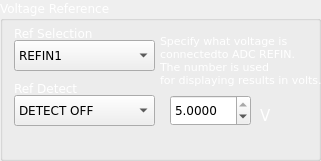
  <widget class="QGroupBox" name="groupBox_62">
   <property name="geometry">
    <rect>
     <x>10</x>
     <y>280</y>
     <width>321</width>
     <height>161</height>
    </rect>
   </property>
   <property name="palette">
    <palette>
     <active>
      <colorrole role="WindowText">
       <brush brushstyle="SolidPattern">
        <color alpha="255">
         <red>255</red>
         <green>255</green>
         <blue>255</blue>
        </color>
       </brush>
      </colorrole>
      <colorrole role="Text">
       <brush brushstyle="SolidPattern">
        <color alpha="255">
         <red>255</red>
         <green>255</green>
         <blue>255</blue>
        </color>
       </brush>
      </colorrole>
      <colorrole role="ButtonText">
       <brush brushstyle="SolidPattern">
        <color alpha="255">
         <red>255</red>
         <green>255</green>
         <blue>255</blue>
        </color>
       </brush>
      </colorrole>
     </active>
     <inactive>
      <colorrole role="WindowText">
       <brush brushstyle="SolidPattern">
        <color alpha="255">
         <red>255</red>
         <green>255</green>
         <blue>255</blue>
        </color>
       </brush>
      </colorrole>
      <colorrole role="Text">
       <brush brushstyle="SolidPattern">
        <color alpha="255">
         <red>255</red>
         <green>255</green>
         <blue>255</blue>
        </color>
       </brush>
      </colorrole>
      <colorrole role="ButtonText">
       <brush brushstyle="SolidPattern">
        <color alpha="255">
         <red>255</red>
         <green>255</green>
         <blue>255</blue>
        </color>
       </brush>
      </colorrole>
     </inactive>
     <disabled>
      <colorrole role="WindowText">
       <brush brushstyle="SolidPattern">
        <color alpha="255">
         <red>116</red>
         <green>116</green>
         <blue>116</blue>
        </color>
       </brush>
      </colorrole>
      <colorrole role="Text">
       <brush brushstyle="SolidPattern">
        <color alpha="255">
         <red>116</red>
         <green>116</green>
         <blue>116</blue>
        </color>
       </brush>
      </colorrole>
      <colorrole role="ButtonText">
       <brush brushstyle="SolidPattern">
        <color alpha="255">
         <red>116</red>
         <green>116</green>
         <blue>116</blue>
        </color>
       </brush>
      </colorrole>
     </disabled>
    </palette>
   </property>
   <property name="font">
    <font>
     <family>DejaVu Sans</family>
     <weight>50</weight>
     <bold>false</bold>
    </font>
   </property>
   <property name="title">
    <string>Voltage Reference</string>
   </property>
   <widget class="QLabel" name="label_390">
    <property name="geometry">
     <rect>
      <x>14</x>
      <y>25</y>
      <width>121</width>
      <height>16</height>
     </rect>
    </property>
    <property name="palette">
     <palette>
      <active>
       <colorrole role="WindowText">
        <brush brushstyle="SolidPattern">
         <color alpha="255">
          <red>255</red>
          <green>255</green>
          <blue>255</blue>
         </color>
        </brush>
       </colorrole>
       <colorrole role="Text">
        <brush brushstyle="SolidPattern">
         <color alpha="255">
          <red>255</red>
          <green>255</green>
          <blue>255</blue>
         </color>
        </brush>
       </colorrole>
       <colorrole role="ButtonText">
        <brush brushstyle="SolidPattern">
         <color alpha="255">
          <red>255</red>
          <green>255</green>
          <blue>255</blue>
         </color>
        </brush>
       </colorrole>
      </active>
      <inactive>
       <colorrole role="WindowText">
        <brush brushstyle="SolidPattern">
         <color alpha="255">
          <red>255</red>
          <green>255</green>
          <blue>255</blue>
         </color>
        </brush>
       </colorrole>
       <colorrole role="Text">
        <brush brushstyle="SolidPattern">
         <color alpha="255">
          <red>255</red>
          <green>255</green>
          <blue>255</blue>
         </color>
        </brush>
       </colorrole>
       <colorrole role="ButtonText">
        <brush brushstyle="SolidPattern">
         <color alpha="255">
          <red>255</red>
          <green>255</green>
          <blue>255</blue>
         </color>
        </brush>
       </colorrole>
      </inactive>
      <disabled>
       <colorrole role="WindowText">
        <brush brushstyle="SolidPattern">
         <color alpha="255">
          <red>116</red>
          <green>116</green>
          <blue>116</blue>
         </color>
        </brush>
       </colorrole>
       <colorrole role="Text">
        <brush brushstyle="SolidPattern">
         <color alpha="255">
          <red>116</red>
          <green>116</green>
          <blue>116</blue>
         </color>
        </brush>
       </colorrole>
       <colorrole role="ButtonText">
        <brush brushstyle="SolidPattern">
         <color alpha="255">
          <red>116</red>
          <green>116</green>
          <blue>116</blue>
         </color>
        </brush>
       </colorrole>
      </disabled>
     </palette>
    </property>
    <property name="font">
     <font>
      <family>DejaVu Sans</family>
      <weight>50</weight>
      <bold>false</bold>
     </font>
    </property>
    <property name="text">
     <string>Ref Selection</string>
    </property>
   </widget>
   <widget class="QComboBox" name="cmbRefSelect_3">
    <property name="geometry">
     <rect>
      <x>14</x>
      <y>40</y>
      <width>141</width>
      <height>31</height>
     </rect>
    </property>
    <property name="palette">
     <palette>
      <active>
       <colorrole role="WindowText">
        <brush brushstyle="SolidPattern">
         <color alpha="255">
          <red>0</red>
          <green>0</green>
          <blue>0</blue>
         </color>
        </brush>
       </colorrole>
       <colorrole role="Text">
        <brush brushstyle="SolidPattern">
         <color alpha="255">
          <red>0</red>
          <green>0</green>
          <blue>0</blue>
         </color>
        </brush>
       </colorrole>
       <colorrole role="ButtonText">
        <brush brushstyle="SolidPattern">
         <color alpha="255">
          <red>0</red>
          <green>0</green>
          <blue>0</blue>
         </color>
        </brush>
       </colorrole>
      </active>
      <inactive>
       <colorrole role="WindowText">
        <brush brushstyle="SolidPattern">
         <color alpha="255">
          <red>0</red>
          <green>0</green>
          <blue>0</blue>
         </color>
        </brush>
       </colorrole>
       <colorrole role="Text">
        <brush brushstyle="SolidPattern">
         <color alpha="255">
          <red>0</red>
          <green>0</green>
          <blue>0</blue>
         </color>
        </brush>
       </colorrole>
       <colorrole role="ButtonText">
        <brush brushstyle="SolidPattern">
         <color alpha="255">
          <red>0</red>
          <green>0</green>
          <blue>0</blue>
         </color>
        </brush>
       </colorrole>
      </inactive>
      <disabled>
       <colorrole role="WindowText">
        <brush brushstyle="SolidPattern">
         <color alpha="255">
          <red>0</red>
          <green>0</green>
          <blue>0</blue>
         </color>
        </brush>
       </colorrole>
       <colorrole role="Text">
        <brush brushstyle="SolidPattern">
         <color alpha="255">
          <red>0</red>
          <green>0</green>
          <blue>0</blue>
         </color>
        </brush>
       </colorrole>
       <colorrole role="ButtonText">
        <brush brushstyle="SolidPattern">
         <color alpha="255">
          <red>0</red>
          <green>0</green>
          <blue>0</blue>
         </color>
        </brush>
       </colorrole>
      </disabled>
     </palette>
    </property>
    <property name="font">
     <font>
      <family>DejaVu Sans</family>
      <weight>50</weight>
      <bold>false</bold>
     </font>
    </property>
    <item>
     <property name="text">
      <string>REFIN1</string>
     </property>
    </item>
    <item>
     <property name="text">
      <string>REFIN2(P1-P2)</string>
     </property>
    </item>
   </widget>
   <widget class="QComboBox" name="cmbRefDetect_3">
    <property name="geometry">
     <rect>
      <x>14</x>
      <y>95</y>
      <width>141</width>
      <height>31</height>
     </rect>
    </property>
    <property name="palette">
     <palette>
      <active>
       <colorrole role="WindowText">
        <brush brushstyle="SolidPattern">
         <color alpha="255">
          <red>0</red>
          <green>0</green>
          <blue>0</blue>
         </color>
        </brush>
       </colorrole>
       <colorrole role="Text">
        <brush brushstyle="SolidPattern">
         <color alpha="255">
          <red>0</red>
          <green>0</green>
          <blue>0</blue>
         </color>
        </brush>
       </colorrole>
       <colorrole role="ButtonText">
        <brush brushstyle="SolidPattern">
         <color alpha="255">
          <red>0</red>
          <green>0</green>
          <blue>0</blue>
         </color>
        </brush>
       </colorrole>
      </active>
      <inactive>
       <colorrole role="WindowText">
        <brush brushstyle="SolidPattern">
         <color alpha="255">
          <red>0</red>
          <green>0</green>
          <blue>0</blue>
         </color>
        </brush>
       </colorrole>
       <colorrole role="Text">
        <brush brushstyle="SolidPattern">
         <color alpha="255">
          <red>0</red>
          <green>0</green>
          <blue>0</blue>
         </color>
        </brush>
       </colorrole>
       <colorrole role="ButtonText">
        <brush brushstyle="SolidPattern">
         <color alpha="255">
          <red>0</red>
          <green>0</green>
          <blue>0</blue>
         </color>
        </brush>
       </colorrole>
      </inactive>
      <disabled>
       <colorrole role="WindowText">
        <brush brushstyle="SolidPattern">
         <color alpha="255">
          <red>0</red>
          <green>0</green>
          <blue>0</blue>
         </color>
        </brush>
       </colorrole>
       <colorrole role="Text">
        <brush brushstyle="SolidPattern">
         <color alpha="255">
          <red>0</red>
          <green>0</green>
          <blue>0</blue>
         </color>
        </brush>
       </colorrole>
       <colorrole role="ButtonText">
        <brush brushstyle="SolidPattern">
         <color alpha="255">
          <red>0</red>
          <green>0</green>
          <blue>0</blue>
         </color>
        </brush>
       </colorrole>
      </disabled>
     </palette>
    </property>
    <property name="font">
     <font>
      <family>DejaVu Sans</family>
      <weight>50</weight>
      <bold>false</bold>
     </font>
    </property>
    <item>
     <property name="text">
      <string>DETECT OFF</string>
     </property>
    </item>
    <item>
     <property name="text">
      <string>DETECT ON</string>
     </property>
    </item>
   </widget>
   <widget class="QLabel" name="label_391">
    <property name="geometry">
     <rect>
      <x>14</x>
      <y>80</y>
      <width>81</width>
      <height>16</height>
     </rect>
    </property>
    <property name="palette">
     <palette>
      <active>
       <colorrole role="WindowText">
        <brush brushstyle="SolidPattern">
         <color alpha="255">
          <red>255</red>
          <green>255</green>
          <blue>255</blue>
         </color>
        </brush>
       </colorrole>
       <colorrole role="Text">
        <brush brushstyle="SolidPattern">
         <color alpha="255">
          <red>255</red>
          <green>255</green>
          <blue>255</blue>
         </color>
        </brush>
       </colorrole>
       <colorrole role="ButtonText">
        <brush brushstyle="SolidPattern">
         <color alpha="255">
          <red>255</red>
          <green>255</green>
          <blue>255</blue>
         </color>
        </brush>
       </colorrole>
      </active>
      <inactive>
       <colorrole role="WindowText">
        <brush brushstyle="SolidPattern">
         <color alpha="255">
          <red>255</red>
          <green>255</green>
          <blue>255</blue>
         </color>
        </brush>
       </colorrole>
       <colorrole role="Text">
        <brush brushstyle="SolidPattern">
         <color alpha="255">
          <red>255</red>
          <green>255</green>
          <blue>255</blue>
         </color>
        </brush>
       </colorrole>
       <colorrole role="ButtonText">
        <brush brushstyle="SolidPattern">
         <color alpha="255">
          <red>255</red>
          <green>255</green>
          <blue>255</blue>
         </color>
        </brush>
       </colorrole>
      </inactive>
      <disabled>
       <colorrole role="WindowText">
        <brush brushstyle="SolidPattern">
         <color alpha="255">
          <red>116</red>
          <green>116</green>
          <blue>116</blue>
         </color>
        </brush>
       </colorrole>
       <colorrole role="Text">
        <brush brushstyle="SolidPattern">
         <color alpha="255">
          <red>116</red>
          <green>116</green>
          <blue>116</blue>
         </color>
        </brush>
       </colorrole>
       <colorrole role="ButtonText">
        <brush brushstyle="SolidPattern">
         <color alpha="255">
          <red>116</red>
          <green>116</green>
          <blue>116</blue>
         </color>
        </brush>
       </colorrole>
      </disabled>
     </palette>
    </property>
    <property name="font">
     <font>
      <family>DejaVu Sans</family>
      <weight>50</weight>
      <bold>false</bold>
     </font>
    </property>
    <property name="text">
     <string>Ref Detect</string>
    </property>
   </widget>
   <widget class="QDoubleSpinBox" name="doubleSpinBox_5">
    <property name="geometry">
     <rect>
      <x>170</x>
      <y>95</y>
      <width>81</width>
      <height>31</height>
     </rect>
    </property>
    <property name="palette">
     <palette>
      <active>
       <colorrole role="WindowText">
        <brush brushstyle="SolidPattern">
         <color alpha="255">
          <red>0</red>
          <green>0</green>
          <blue>0</blue>
         </color>
        </brush>
       </colorrole>
       <colorrole role="Text">
        <brush brushstyle="SolidPattern">
         <color alpha="255">
          <red>0</red>
          <green>0</green>
          <blue>0</blue>
         </color>
        </brush>
       </colorrole>
       <colorrole role="ButtonText">
        <brush brushstyle="SolidPattern">
         <color alpha="255">
          <red>0</red>
          <green>0</green>
          <blue>0</blue>
         </color>
        </brush>
       </colorrole>
      </active>
      <inactive>
       <colorrole role="WindowText">
        <brush brushstyle="SolidPattern">
         <color alpha="255">
          <red>0</red>
          <green>0</green>
          <blue>0</blue>
         </color>
        </brush>
       </colorrole>
       <colorrole role="Text">
        <brush brushstyle="SolidPattern">
         <color alpha="255">
          <red>0</red>
          <green>0</green>
          <blue>0</blue>
         </color>
        </brush>
       </colorrole>
       <colorrole role="ButtonText">
        <brush brushstyle="SolidPattern">
         <color alpha="255">
          <red>0</red>
          <green>0</green>
          <blue>0</blue>
         </color>
        </brush>
       </colorrole>
      </inactive>
      <disabled>
       <colorrole role="WindowText">
        <brush brushstyle="SolidPattern">
         <color alpha="255">
          <red>0</red>
          <green>0</green>
          <blue>0</blue>
         </color>
        </brush>
       </colorrole>
       <colorrole role="Text">
        <brush brushstyle="SolidPattern">
         <color alpha="255">
          <red>0</red>
          <green>0</green>
          <blue>0</blue>
         </color>
        </brush>
       </colorrole>
       <colorrole role="ButtonText">
        <brush brushstyle="SolidPattern">
         <color alpha="255">
          <red>0</red>
          <green>0</green>
          <blue>0</blue>
         </color>
        </brush>
       </colorrole>
      </disabled>
     </palette>
    </property>
    <property name="font">
     <font>
      <family>DejaVu Sans</family>
      <weight>50</weight>
      <bold>false</bold>
     </font>
    </property>
    <property name="decimals">
     <number>4</number>
    </property>
    <property name="minimum">
     <double>1.000000000000000</double>
    </property>
    <property name="maximum">
     <double>5.000000000000000</double>
    </property>
    <property name="value">
     <double>5.000000000000000</double>
    </property>
   </widget>
   <widget class="QLabel" name="label_392">
    <property name="geometry">
     <rect>
      <x>260</x>
      <y>105</y>
      <width>31</width>
      <height>21</height>
     </rect>
    </property>
    <property name="palette">
     <palette>
      <active>
       <colorrole role="WindowText">
        <brush brushstyle="SolidPattern">
         <color alpha="255">
          <red>255</red>
          <green>255</green>
          <blue>255</blue>
         </color>
        </brush>
       </colorrole>
       <colorrole role="Text">
        <brush brushstyle="SolidPattern">
         <color alpha="255">
          <red>255</red>
          <green>255</green>
          <blue>255</blue>
         </color>
        </brush>
       </colorrole>
       <colorrole role="ButtonText">
        <brush brushstyle="SolidPattern">
         <color alpha="255">
          <red>255</red>
          <green>255</green>
          <blue>255</blue>
         </color>
        </brush>
       </colorrole>
      </active>
      <inactive>
       <colorrole role="WindowText">
        <brush brushstyle="SolidPattern">
         <color alpha="255">
          <red>255</red>
          <green>255</green>
          <blue>255</blue>
         </color>
        </brush>
       </colorrole>
       <colorrole role="Text">
        <brush brushstyle="SolidPattern">
         <color alpha="255">
          <red>255</red>
          <green>255</green>
          <blue>255</blue>
         </color>
        </brush>
       </colorrole>
       <colorrole role="ButtonText">
        <brush brushstyle="SolidPattern">
         <color alpha="255">
          <red>255</red>
          <green>255</green>
          <blue>255</blue>
         </color>
        </brush>
       </colorrole>
      </inactive>
      <disabled>
       <colorrole role="WindowText">
        <brush brushstyle="SolidPattern">
         <color alpha="255">
          <red>116</red>
          <green>116</green>
          <blue>116</blue>
         </color>
        </brush>
       </colorrole>
       <colorrole role="Text">
        <brush brushstyle="SolidPattern">
         <color alpha="255">
          <red>116</red>
          <green>116</green>
          <blue>116</blue>
         </color>
        </brush>
       </colorrole>
       <colorrole role="ButtonText">
        <brush brushstyle="SolidPattern">
         <color alpha="255">
          <red>116</red>
          <green>116</green>
          <blue>116</blue>
         </color>
        </brush>
       </colorrole>
      </disabled>
     </palette>
    </property>
    <property name="font">
     <font>
      <family>DejaVu Sans</family>
      <pointsize>11</pointsize>
      <weight>50</weight>
      <bold>false</bold>
     </font>
    </property>
    <property name="text">
     <string>V</string>
    </property>
   </widget>
   <widget class="QLabel" name="label_393">
    <property name="geometry">
     <rect>
      <x>160</x>
      <y>30</y>
      <width>161</width>
      <height>61</height>
     </rect>
    </property>
    <property name="palette">
     <palette>
      <active>
       <colorrole role="WindowText">
        <brush brushstyle="SolidPattern">
         <color alpha="255">
          <red>255</red>
          <green>255</green>
          <blue>255</blue>
         </color>
        </brush>
       </colorrole>
       <colorrole role="Text">
        <brush brushstyle="SolidPattern">
         <color alpha="255">
          <red>255</red>
          <green>255</green>
          <blue>255</blue>
         </color>
        </brush>
       </colorrole>
       <colorrole role="ButtonText">
        <brush brushstyle="SolidPattern">
         <color alpha="255">
          <red>255</red>
          <green>255</green>
          <blue>255</blue>
         </color>
        </brush>
       </colorrole>
      </active>
      <inactive>
       <colorrole role="WindowText">
        <brush brushstyle="SolidPattern">
         <color alpha="255">
          <red>255</red>
          <green>255</green>
          <blue>255</blue>
         </color>
        </brush>
       </colorrole>
       <colorrole role="Text">
        <brush brushstyle="SolidPattern">
         <color alpha="255">
          <red>255</red>
          <green>255</green>
          <blue>255</blue>
         </color>
        </brush>
       </colorrole>
       <colorrole role="ButtonText">
        <brush brushstyle="SolidPattern">
         <color alpha="255">
          <red>255</red>
          <green>255</green>
          <blue>255</blue>
         </color>
        </brush>
       </colorrole>
      </inactive>
      <disabled>
       <colorrole role="WindowText">
        <brush brushstyle="SolidPattern">
         <color alpha="255">
          <red>116</red>
          <green>116</green>
          <blue>116</blue>
         </color>
        </brush>
       </colorrole>
       <colorrole role="Text">
        <brush brushstyle="SolidPattern">
         <color alpha="255">
          <red>116</red>
          <green>116</green>
          <blue>116</blue>
         </color>
        </brush>
       </colorrole>
       <colorrole role="ButtonText">
        <brush brushstyle="SolidPattern">
         <color alpha="255">
          <red>116</red>
          <green>116</green>
          <blue>116</blue>
         </color>
        </brush>
       </colorrole>
      </disabled>
     </palette>
    </property>
    <property name="font">
     <font>
      <family>DejaVu Sans</family>
      <pointsize>8</pointsize>
      <weight>50</weight>
      <bold>false</bold>
     </font>
    </property>
    <property name="text">
     <string>Specify what voltage is 
connectedto ADC REFIN. 
The number is used
for displaying results in volts.</string>
    </property>
   </widget>
  </widget>
